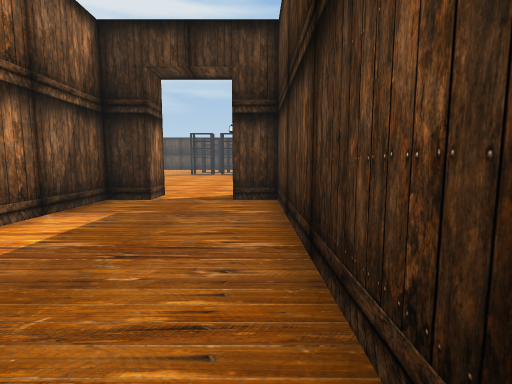
View 1 (above)

21 first-person views from a walk through a scene from a Unity 3-D project. The camera is 1.3 m above the floor, tilts 6° down and sees 85° across. The floor is counted in squares, 1.5 m on a side. Each view is taken from the middle of a square. On the plan, view 1 faces up. The plan holds only what a view shows up to about 11 squares ahead; the rest is blank. The place goes on beyond the plan. The player is left out. Some animated figures are left out.

View 2
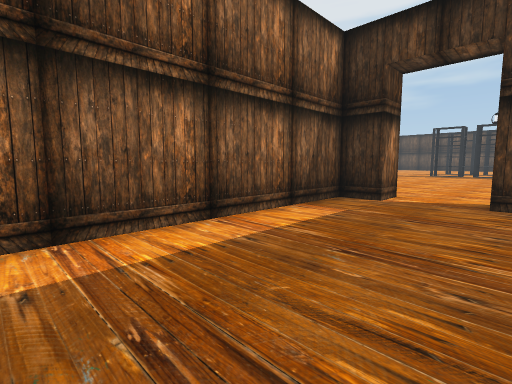

View 3
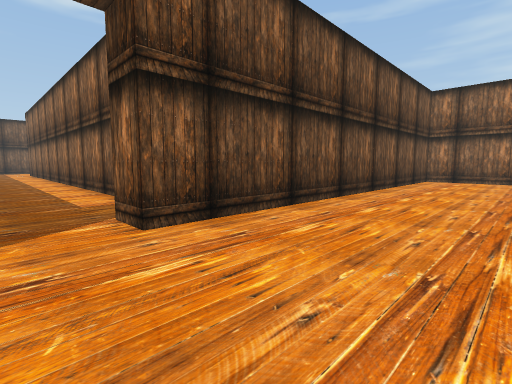

View 4
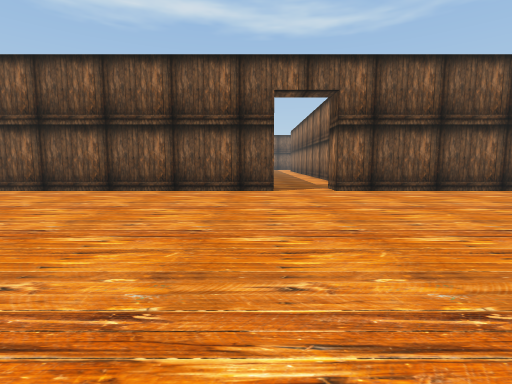

View 5
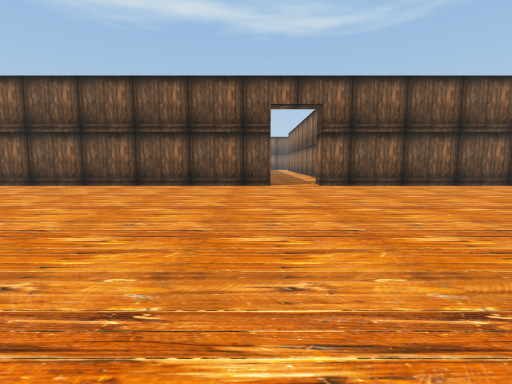

View 6
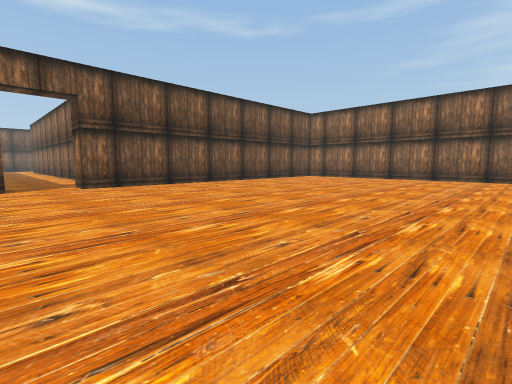

View 7
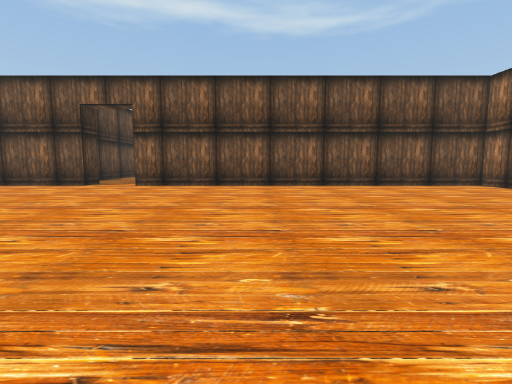

View 8
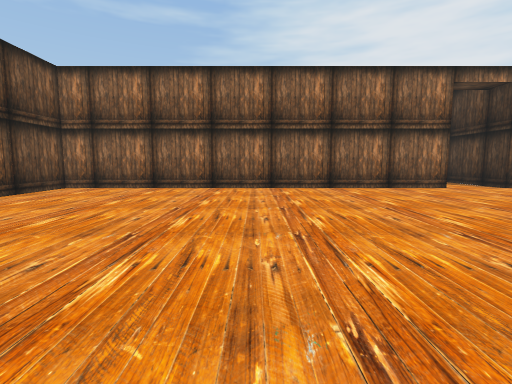

View 9
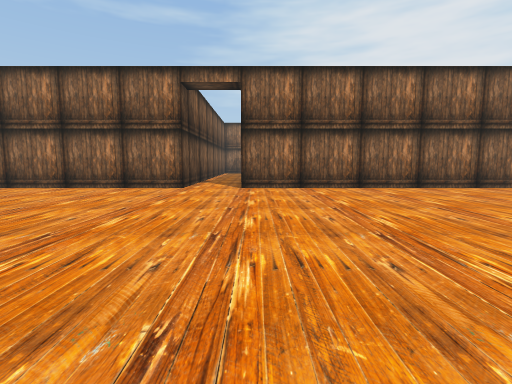

View 10
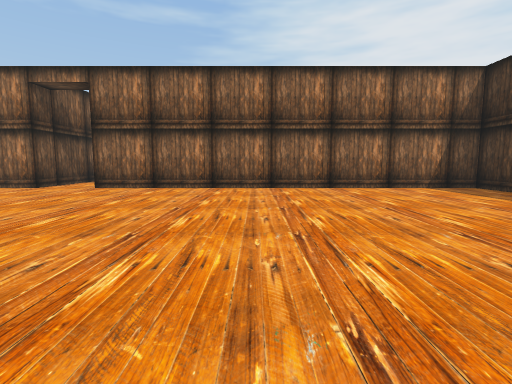

View 11
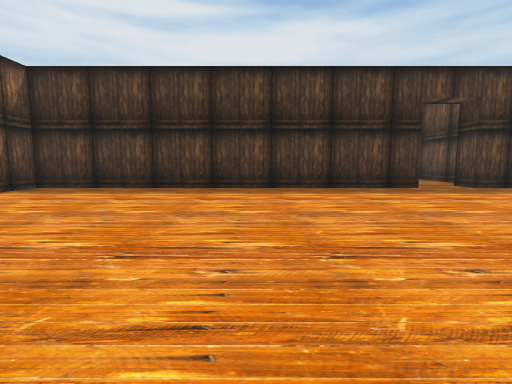

View 12
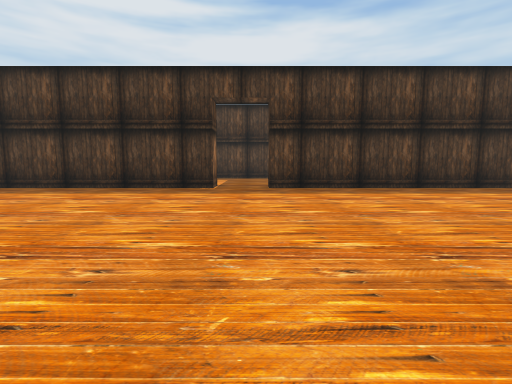

View 13
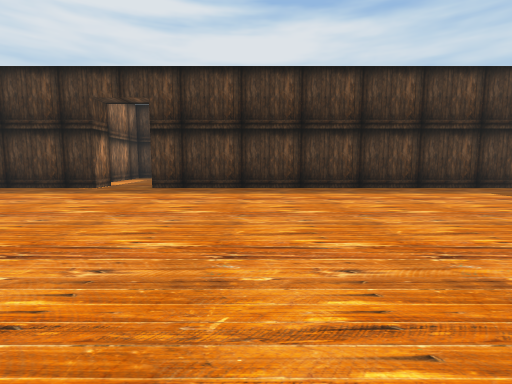

View 14
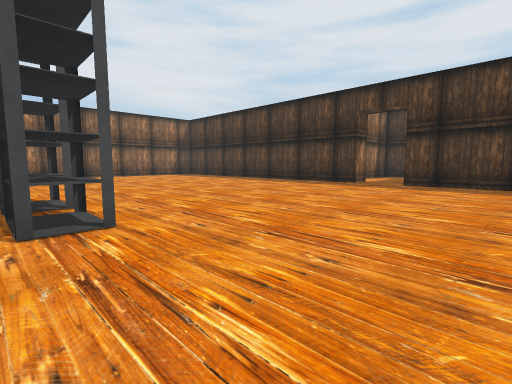

View 15
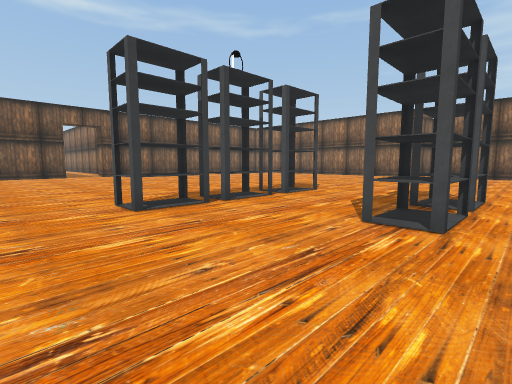

View 16
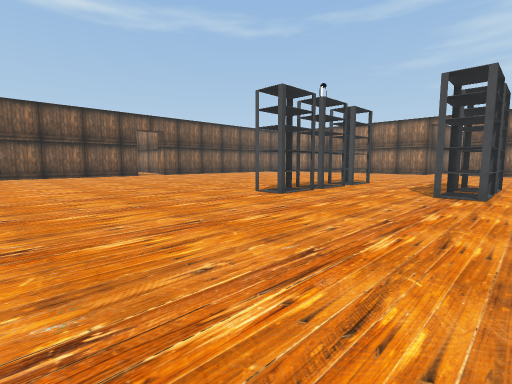

View 17
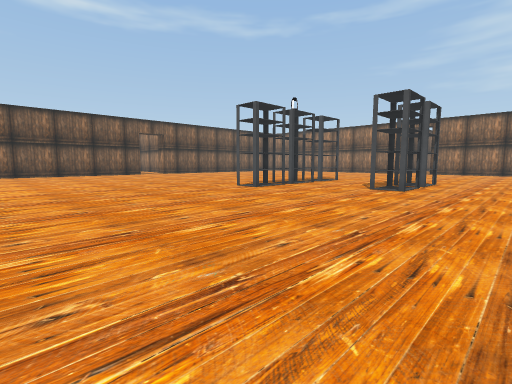

View 18
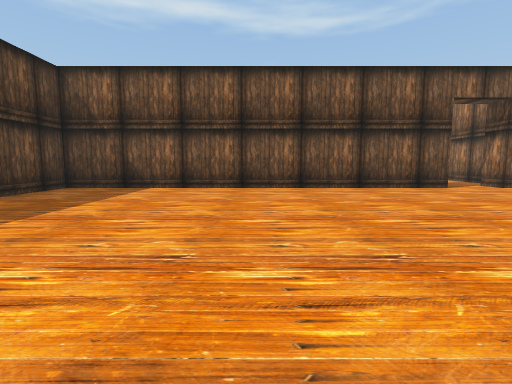

View 19
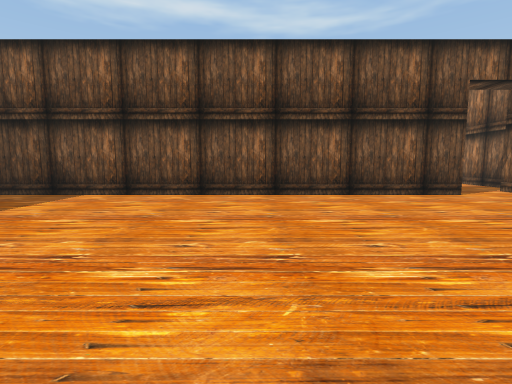

View 20
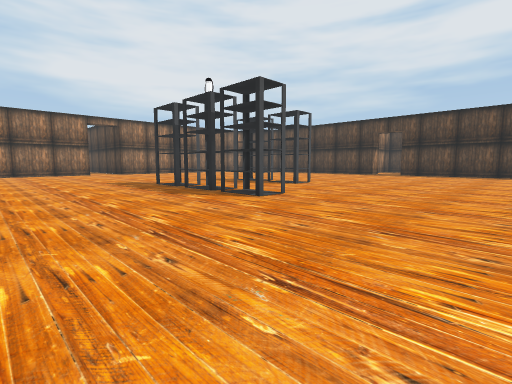

View 21
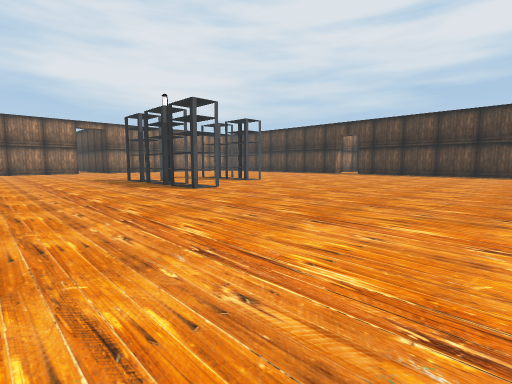

### Floor plan
Points are (right, up) in squares from view 1. A wall is a line through its corners. A room is listed if a view was taken in it or the views show most of it. See-through windows are left out.
Room 1 (views 1, 2)
walls: (-2.5, 6.5) (-3.5, 6.5) (-3.5, -1.5); (0.5, 0.5) (0.5, 6.5) (-0.6, 6.5)
ways out: opening at (-1.5, 7) to room 2
Room 2 (views 3, 4, 5, 6, 7, 8, 9, 10, 11, 12, 13, 14, 15, 16, 17, 18, 19, 20, 21)
walls: (-2.6, 21.1) (-0.9, 21.1); (-0.6, 21.1) (1.1, 21.1) (1.1, 20.1) (-0.5, 20.1); (-0.9, 20.1) (-2.6, 20.1); (-4.8, 21.1) (-3.1, 21.1) (-3.1, 20.1) (-4.6, 20.1); (-1.4, 25.3) (-0.9, 25.3) (-0.9, 24.3) (-2.5, 24.3); (-2.5, 25.4) (-2.5, 24.2); (-3.1, 25.4) (-3.1, 24.2); (-2.5, 36.5) (-2.5, 35.5) (-15.5, 35.5) (-15.5, 22.5) (-16.5, 22.5); (-16.5, 20.5) (-15.5, 20.5) (-15.5, 7.5) (-2.5, 7.5) (-2.5, 6.5); (-0.5, 6.9) (-0.5, 7.5) (11.5, 7.5); (11.5, 35.5) (-0.5, 35.5) (-0.5, 36.5)
ways out: opening at (-1.5, 7) to room 1

Where each view was taken, in squares from view 1:
view 1: 0 up, 0 right, facing up
view 2: 0 up, 0 right, facing up-left
view 3: 11 up, 1 left, facing down-left
view 4: 16 up, 0 right, facing down
view 5: 18 up, 0 right, facing down
view 6: 18 up, 0 right, facing down-left
view 7: 18 up, 7 left, facing down
view 8: 14 up, 6 left, facing left
view 9: 23 up, 6 left, facing left
view 10: 28 up, 6 left, facing left
view 11: 26 up, 8 left, facing up
view 12: 26 up, 1 left, facing up
view 13: 26 up, 3 right, facing up
view 14: 24 up, 3 right, facing up-left
view 15: 26 up, 3 right, facing down-left
view 16: 26 up, 7 right, facing down-left
view 17: 28 up, 8 right, facing down-left
view 18: 17 up, 6 right, facing down
view 19: 15 up, 5 right, facing down
view 20: 15 up, 6 right, facing up-left
view 21: 15 up, 9 right, facing up-left
